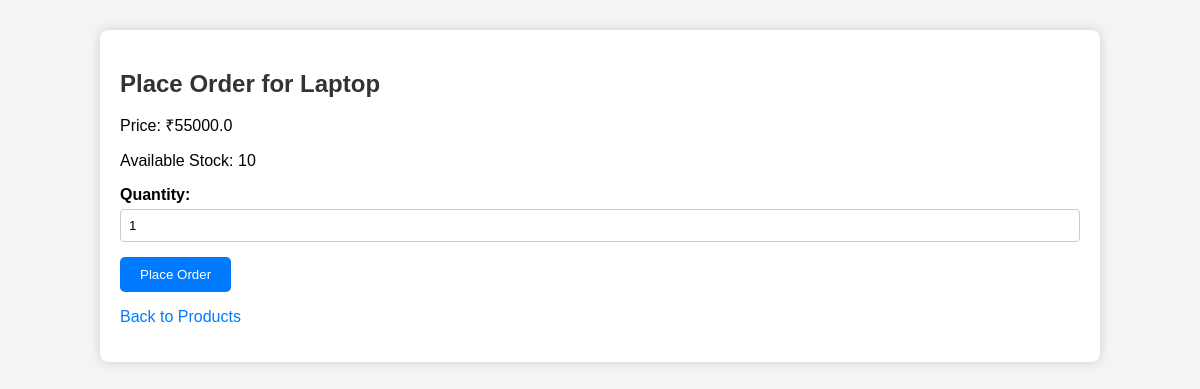
Screenshot of /place_order/2 (signed in) with the database file from the repository.
### tables this page shows
CREATE TABLE Products (
    ProductID INTEGER PRIMARY KEY AUTOINCREMENT,
    Name TEXT,
    Price REAL,
    Stock INTEGER,
    SellerID INTEGER,
    FOREIGN KEY(SellerID) REFERENCES Users(UserID)
);

### routes/orders/orders.py (the view, shortened to what this page needs)
@orders_bp.route("/place_order/<int:product_id>", methods=["GET", "POST"])
def place_order(product_id):
    if "user_id" not in session or session["role"] != "Customer":
        flash("Only customers can place orders!", "warning")
        return redirect(url_for("auth.login"))
    conn = get_db_connection()
    cur = conn.cursor()
    cur.execute("SELECT * FROM Products WHERE ProductID=?", (product_id,))
    product = cur.fetchone()
    if not product:
        flash("Product not found!", "danger")
        conn.close()
        return redirect(url_for("products.view_products"))
    conn.close()
    return render_template("place_order.html", product=product)

### routes/orders/orders.py (called while the page is built)
def get_db_connection():
    conn = sqlite3.connect(DB_PATH)
    conn.row_factory = sqlite3.Row
    return conn

### templates/orders/place_order.html (shortened to what this page needs)
{% extends "base.html" %}
{% block content %}
<h2>Place Order for {{ product['Name'] }}</h2>
<p>Price: ₹{{ product['Price'] }}</p>
<p>Available Stock: {{ product['Stock'] }}</p>
<form method="POST">
    <label>Quantity:</label>
    <input type="number" name="quantity" min="1" max="{{ product['Stock'] }}" value="1" required>
    <button type="submit">Place Order</button>
</form>
<p><a href="{{ url_for('products.view_products') }}">Back to Products</a></p>
{% endblock %}

### static/css/style.css (style rules this page uses)
body { font-family: Arial, sans-serif; background-color: #f4f4f4; margin: 0; padding: 0; }
h2 { color: #333; margin-bottom: 15px; }
form label { display: block; margin: 10px 0 5px; font-weight: bold; }
form input, form select { width: 100%; padding: 8px; margin-bottom: 15px; border-radius: 4px; border: 1px solid #ccc; box-sizing: border-box; }
form button { padding: 10px 20px; background-color: #007BFF; color: #fff; border: none; border-radius: 5px; cursor: pointer; }
a { color: #007BFF; text-decoration: none; }

### rows the page displays
Products: Name "Laptop", Price "55000.0", Stock "10"
